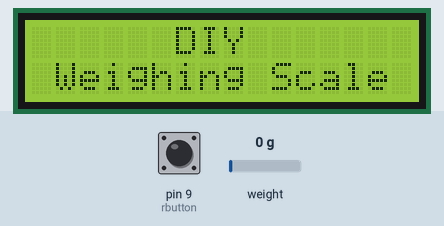
Simulated run of this sketch. Board: Arduino Uno, built with avr-gcc and run on an emulated ATmega328P. Parts: 16×2 character LCD. The inputs (shaded band) are chosen by the test bench; at power-on: weight on the scale 0 g, pin 9 (rbutton) HIGH. What the sketch prints to the serial monitor is not drawn.

Above: at 2.2 s.
At 6.3 s:
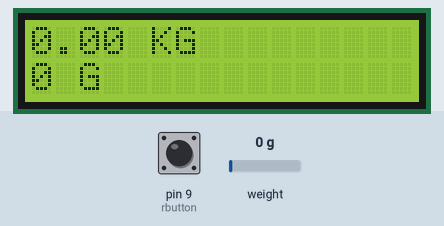
6.4 s: weight on the scale set to 100 g
At 9.5 s:
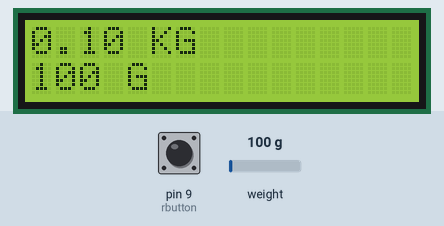
13.6 s: weight on the scale set to 1250 g
At 17.4 s:
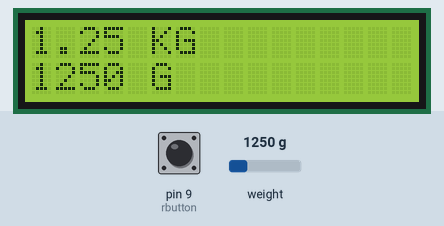
20.7 s: weight on the scale set to 2500 g
At 24.1 s:
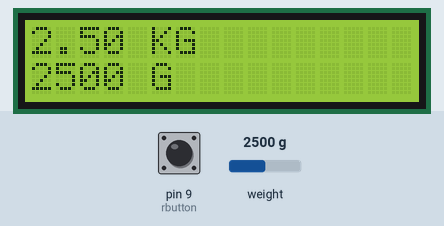
Timing chart, 0 to 25.6 s (numbered marks = the images above; inputs shaded):
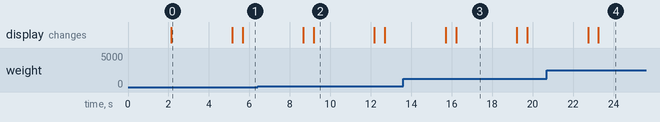

The sketch:

Weight_Scale.ino
```cpp
#include "HX711.h"
#include <Wire.h>
#include <LiquidCrystal_I2C.h>
LiquidCrystal_I2C lcd(0x27, 16, 2);

HX711 scale(3, 2);

int rbutton = 9; // this button will be used to reset the scale to 0.
float weight;
float calibration_factor = 419640; // for me this vlaue works just perfect 419640  -199825
float weightg;

void setup()
{
  Serial.begin(9600);
  pinMode(rbutton, INPUT_PULLUP);
  scale.set_scale();
  scale.tare(); //Reset the scale to 0
  long zero_factor = scale.read_average(); //Get a baseline reading


  lcd.init();
  lcd.begin(16,2);
  lcd.backlight(); // turns on the backlight
  lcd.setCursor(6,0);
  lcd.print("DIY");
  lcd.setCursor(1,1);
  lcd.print("Weighing Scale");
  delay(3000);
  lcd.clear();


}

void loop()

{
  scale.set_scale(calibration_factor); //Adjust to this calibration factor

  weight = scale.get_units(5);
  weightg = weight*1000;
//
  lcd.setCursor(0, 0);
//  lcd.print("Measured Weight");
//  lcd.setCursor(0, 1);
  lcd.print(weight);
  lcd.print(" KG ");
//  lcd.setCursor(16, 1);
  lcd.setCursor(0, 1);
  lcd.print(weightg,0);
  lcd.print(" G");
  delay(3000);
  lcd.clear();

  Serial.print("Weight: ");
  Serial.print(weight);
  Serial.println(" KG");
  Serial.println();


  if ( digitalRead(rbutton) == LOW)
{
  scale.set_scale();
  scale.tare(); //Reset the scale to 0
}

}
```

Measured:
- after the input at 6.4 s, the display: first differs from a run without the input after 2.8 s (image 2)
- after the input at 13.6 s, the display: first differs from a run without the input after 2.6 s (image 3)
- after the input at 20.7 s, the display: first differs from a run without the input after 2.6 s (image 4)
- what the display in image 0 shows lasts 3.0 s, from 2.1 s to 5.1 s
